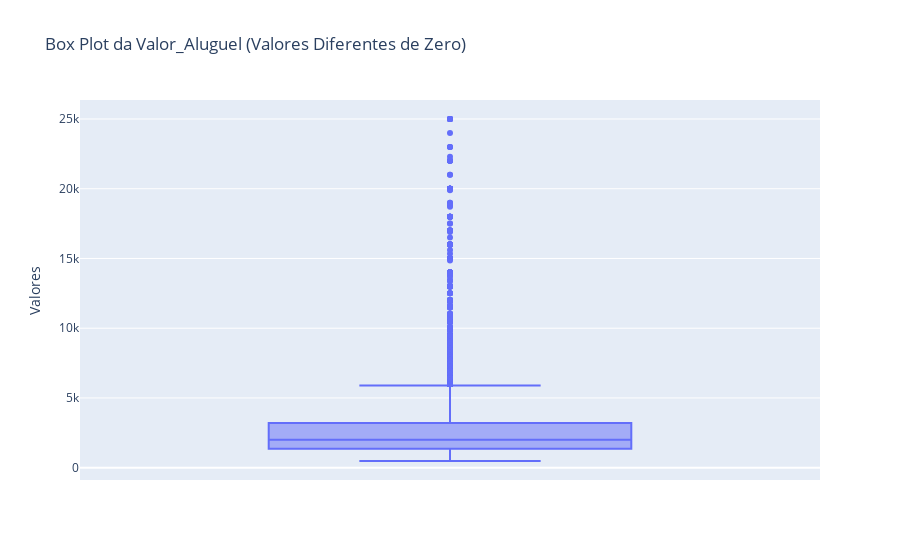

Write notebook code for a chart like this one.
### Markdown cell above
Aqui já podemos analisar a presença de Outliers.

### Code cell
df_nao_zero = df[df['Valor_Aluguel']  != 0]

fig = px.box(df_nao_zero, y='Valor_Aluguel', title='Box Plot da Valor_Aluguel (Valores Diferentes de Zero)', labels={'Valor_Aluguel': 'Valores'})
fig.show()

### Figure 1 — Plotly figure (JSON) as saved in the notebook; plotly's stock layout.template omitted (floating-point values rounded to 4 significant figures; data arrays with more than 128 entries replaced by an {"elided": "..."} marker saying what was removed)
{"data": [{"alignmentgroup": "True", "hovertemplate": "Valores=%{y}<extra></extra>", "legendgroup": "", "marker": {"color": "#636efa"}, "name": "", "notched": false, "offsetgroup": "", "orientation": "v", "showlegend": false, "type": "box", "x0": " ", "xaxis": "x", "y": {"elided": "7203 int values"}, "y0": " ", "yaxis": "y"}], "layout": {"boxmode": "group", "legend": {"tracegroupgap": 0}, "title": {"text": "Box Plot da Valor_Aluguel (Valores Diferentes de Zero)"}, "xaxis": {"anchor": "y", "domain": [0, 1]}, "yaxis": {"anchor": "x", "domain": [0, 1], "title": {"text": "Valores"}}}}
